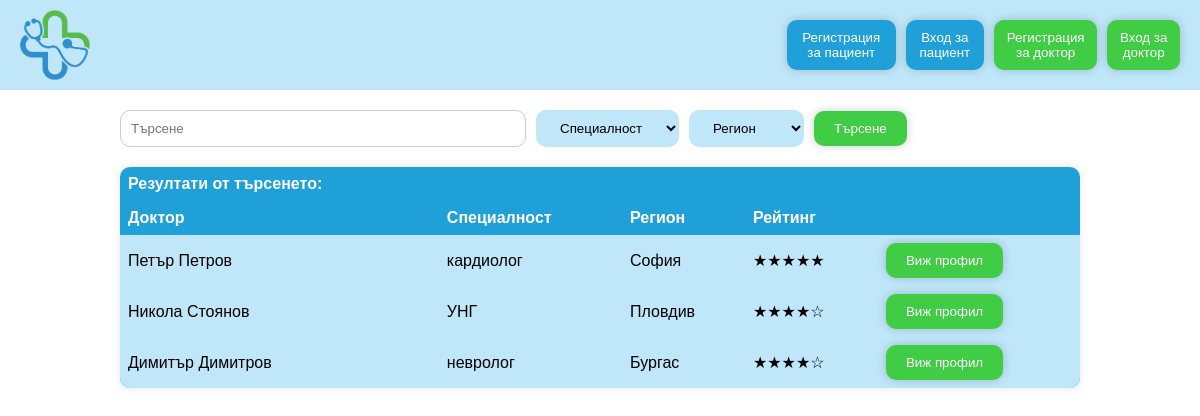
The page /presentation/views/homepage.php on the database its author committed.
### tables this page shows
CREATE TABLE `doctors` (
  `id` int NOT NULL,
  `username` varchar(256) DEFAULT NULL,
  `password` varchar(100) NOT NULL,
  `email` varchar(256) DEFAULT NULL,
  `first_name` varchar(256) NOT NULL,
  `last_name` varchar(256) NOT NULL,
  `egn` char(10) NOT NULL,
  `work_address` varchar(256) NOT NULL,
  `region` varchar(50) NOT NULL,
  `phone_number` char(10) NOT NULL,
  `speciality` varchar(50) NOT NULL
);

### data/DB.php (called while the page is built)
<?php
class Db
{
    private $connection;
    public function __construct()
    {
        $dbhost = "localhost";
        $port = 3307;
        $dbName = "medappoint2";
        $userName = "root";
        $userPassword = "";
        $this->connection = new PDO("mysql:host=$dbhost;port=$port;dbname=$dbName", $userName, $userPassword,
            [
                PDO::MYSQL_ATTR_INIT_COMMAND => "SET NAMES utf8",
                PDO::ATTR_DEFAULT_FETCH_MODE => PDO::FETCH_ASSOC,
            ]);
    }
    public function getConnection()
    {
        return $this->connection;
    }
}

### business/GuestPatientController.php (called while the page is built, shortened)
<?php
require '../../data/DB.php';
function getSearchedDoctorsInformation($searchName, $searchRegion, $searchSpeciality) {
    $dataBase = new Db();
    $sql = "SELECT id, first_name, last_name, speciality, region FROM doctors WHERE 1=1";
    $params = [];
    $stmt = $dataBase->getConnection()->prepare($sql);
    $stmt->execute($params);
    $doctors = $stmt->fetchAll(PDO::FETCH_ASSOC);
    return $doctors;
}
function getAverageRatingPerDoctor($id) {
    $dataBase = new Db();
    $sql = "SELECT AVG(appointments.rating) AS rating
    FROM doctors JOIN appointments ON doctors.id = appointments.doctor_id
    WHERE doctor_id = :id";
    $stmt =  $dataBase->getConnection()->prepare($sql);
    $stmt->bindParam(':id', $id);
    $stmt->execute();
    $result = $stmt->fetch(PDO::FETCH_ASSOC);
    $rating = $result['rating'];
    return round($rating);
}

### presentation/views/homepage.php (the view, shortened to what this page needs)
<!DOCTYPE html>
<html lang="en">
<head>
    <link rel="stylesheet" href="../css/homepage.css">
</head>
<body>
    <header>
        <div id="container-logo"><img src="../images/icon.png" alt="Image is unavailable"></div>
        <div class="container-buttons">
            <a href="registration_patient.php"> <button class="user-buttons">Регистрация за пациент</button> </a>
            <a href="login_patients.php"><button class="user-buttons">Вход за пациент</button></a>
            <a href="registration_doctor.php"><button class="doctor-buttons">Регистрация за доктор</button></a>
            <a href="login_doctors.php"><button class="doctor-buttons">Вход за доктор</button></a>
        </div>
    </header>
    <main>
        <form action="./homepage.php" method="GET">
            <div class="search-bar">
                <input type="text" placeholder="Търсене" name="name">
                <select name="speciality">
                    <option value="" disabled selected>Специалност</option>
                </select>
                <select name="region">
                    <option value="" disabled selected>Регион</option>
                </select>
                <button class="search-button">Търсене</button>
            </div>
        </form>
        <table class="results-table" id="results">
            <thead>
                <tr>
                    <th>Резултати от търсенето:</th>
                </tr>
                <tr>
                    <th>Доктор</th>
                    <th>Специалност</th>
                    <th>Регион</th>
                    <th>Рейтинг</th>
                    <th></th>
                </tr>
            </thead>
            <tbody>
            <?php
                require_once '../../business/GuestPatientController.php';
                $searchName = "";
                $searchRegion = "";
                $searchSpeciality = "";
                $doctors = getSearchedDoctorsInformation($searchName, $searchRegion, $searchSpeciality);
                if (count($doctors) > 0) {
                    foreach ($doctors as $row) {
                        echo "<tr>";
                        echo "<td>" . $row["first_name"] . " " . $row["last_name"] . "</td>";
                        echo "<td>" . $row["speciality"] . "</td>";
                        echo "<td>" . $row["region"] . "</td>";
                        $doctors_rating = getAverageRatingPerDoctor($row['id']);
                        if (!isset($doctors_rating)) {
                            echo "<td></td>";
                        } else {
                            echo "<td><span class='stars'>" . str_repeat("★", $doctors_rating) . str_repeat("☆", 5 - $doctors_rating) . "</span></td>";
                        }
                        echo "<td><a href='doctor_profile.php?id=". $row['id'] ."'> <button class='reviews-button'>Виж профил</button> </a></td>";
                        echo "</tr>";
                    }
                } else {
                    echo "<tr><td colspan='5'>Няма намерени доктори.</td></tr>";
                }
                ?>
            </tbody>
        </table>
    </main>
</body>
</html>

### presentation/css/homepage.css (style rules this page uses)
body { font-family: Arial, sans-serif; margin: 0; background-color: white; }
button { box-shadow: 0 0 10px rgba(0, 0, 0, 0.2); }
header { display: flex; align-items: center; justify-content: space-between; background-color: #BFE7F9; padding: 10px 20px; }
#container-logo { display: flex; width: 100%; height: 100%; justify-content: left; }
#container-logo img { width: 70px; height: 70px; }
.container-buttons { display: flex; align-items: center; gap: 10px; }
.user-buttons { background-color: #20A0D8; color: white; border: none; padding: 10px 10px; cursor: pointer; border-radius: 10px; }
.doctor-buttons { background-color: #41CC46; color: white; border: none; padding: 10px 10px; cursor: pointer; border-radius: 10px; }
.search-bar { width: 80%; margin: 20px auto; display: flex; align-items: center; gap: 10px; }
.search-bar input { width: 40%; padding: 10px; border-radius: 10px; border: 1px solid #ccc; }
.search-bar select { background-color: #BFE7F9; color: black; border: none; padding: 10px 20px; cursor: pointer; border-radius: 10px; }
.search-button, .reviews-button, .note-button, .review-button, .rating-button { background-color: #41CC46; color: white; border: none; padding: 10px 20px; cursor: pointer; border-radius: 10px; }
.results-table { background-color: #20A0D8; color: white; margin: 20px auto; border-collapse: collapse; border-radius: 10px; overflow: hidden; box-shadow: 0 0 10px rgba(0, 0, 0, 0.1); }
.results-table th, .results-table td { padding: 8px; text-align: left; }
.results-table td { background-color: #BFE7F9; color: black; }
#reserved, #results, #patient-appointments { width: 80%; }

### rows shown on the page
doctors: first_name "Петър", last_name "Петров", speciality "кардиолог", region "София", doctors_rating "★★★★★"
doctors: first_name "Никола", last_name "Стоянов", speciality "УНГ", region "Пловдив", doctors_rating "★★★★", doctors_rating "☆"
doctors: first_name "Димитър", last_name "Димитров", speciality "невролог", region "Бургас", doctors_rating "★★★★", doctors_rating "☆"
